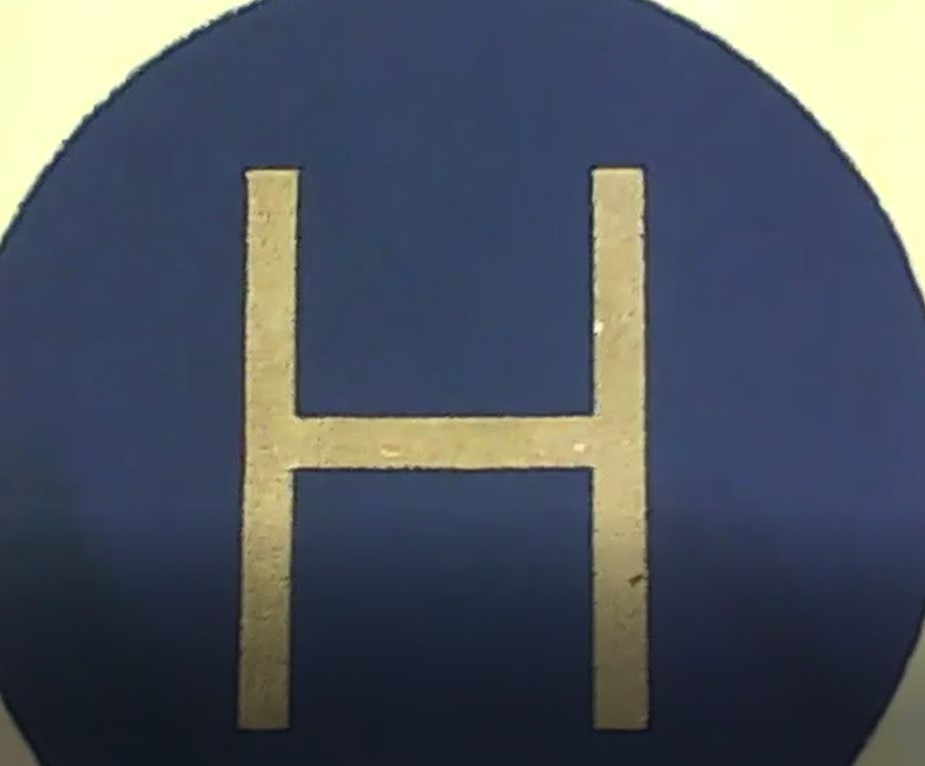
#> input picture video_detect/red.jpg, 925 x 766 px, given in place of the camera
$ python line_contours_withlog.py
#> lines starting #> are read from the running program, lines starting #| are printed output that depends on the picture; after the words box and inside, x2 and y2 are one past the last pixel; in counts of white or black regions, pixels touching at a corner belong together
import cv2
import numpy as np
#screen resolution
X=160
Y=120
center =  (int(X/2),int(Y/2))
center_x = int(X/2)
center_y = int(Y/2)
cross_size = 5
cap = cv2.VideoCapture(1)
FixedText_array=[]
#VideoWriter
fourcc = cv2.VideoWriter_fourcc('M','P','4','V') #指定影像編碼方式
out = cv2.VideoWriter('output.mp4', fourcc, 20.0, (480,  360))

#建立空frame2
blank_width=1280
blank_height=960

cap.set(3, X)
cap.set(4, Y)
SetFixedText_seq=0
def WriteText(frame2, text, seq): #(frame,文字,第幾個)
    Y_offset=0
    font_gap_px=20

    font_start_Y_px = seq*font_gap_px
    cv2.putText(frame2, text, (0, Y+Y_offset+font_start_Y_px), cv2.FONT_HERSHEY_SIMPLEX, 0.5, (201, 194, 9), 1, cv2.LINE_AA)

def SetFixedText(text):
    global SetFixedText_seq
    global FixedText_array
    # print(FixedText_array[SetFixedText_seq])
    FixedText_array.append(text)

    SetFixedText_seq = SetFixedText_seq+1

def WriteFixedText(frame2): #(frame,文字,第幾個)
    X_offset=0
    #font_gap_px=20

    global SetFixedText_seq
    global FixedText_array

    #font_start_Y_px = SetFixedText_seq*font_gap_px
    for i in range (len(FixedText_array)):
        cv2.putText(frame2, FixedText_array[i], (X+X_offset,50), cv2.FONT_HERSHEY_SIMPLEX, 0.5, (201, 194, 9), 1, cv2.LINE_AA)

def distanceCalculate(p1, p2):
    """p1 and p2 in format (x1,y1) and (x2,y2) tuples"""
    dis = ((p2[0] - p1[0]) ** 2 + (p2[1] - p1[1]) ** 2) ** 0.5
    return dis
while True:
    ret, frame = cap.read()
#> frame is the input picture: shape (766, 925, 3); mean B, G, R 95, 83.6, 76.4

    frame2=np.zeros((blank_height, blank_width,3),np.uint8)

    #frame = cv2.imread('./webcam/opencv_frame_0.png')
    low_b = np.uint8([255,255,255])
    high_b = np.uint8([50,50,50])
    mask = cv2.inRange(frame, high_b, low_b)
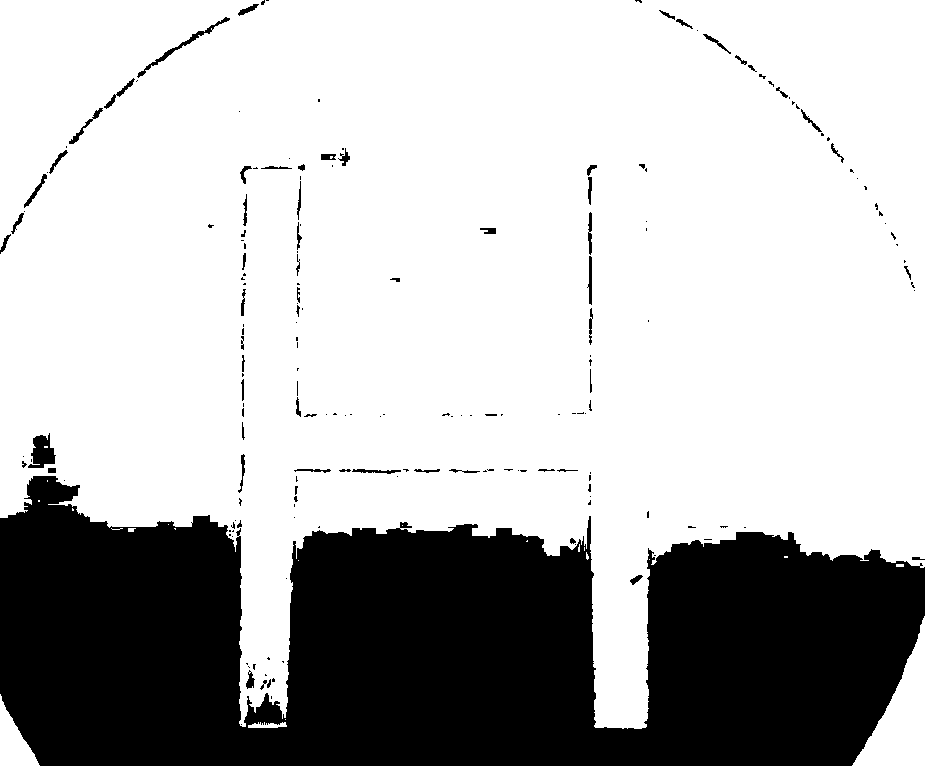
#> mask: shape (766, 925); 72.5% white; 187 black regions (123 under 20 px), largest, box (x1, y1, x2, y2) and area: (0, 476, 925, 766) 189350, (28, 433, 56, 468) 590, (137, 17, 230, 78) 408
    remask = cv2.bitwise_not(mask)
#> remask: shape (766, 925); 27.5% white; 187 white regions (123 under 20 px)
    contours, hierarchy = cv2.findContours(remask, 1, cv2.CHAIN_APPROX_SIMPLE)
#> contours = 212 contours, 164 with area under 20; largest, box (x1, y1, x2, y2) and area: (0, 476, 925, 766) 187814, (28, 433, 56, 468) 530, (137, 17, 230, 78) 302, (247, 721, 288, 729) 209, (69, 108, 103, 144) 126
    cv2.line(frame, (center_x, center_y-cross_size), (center_x, center_y+cross_size), (0, 0, 255), 1)
#> frame: shape (766, 925, 3); under 0.01% of pixels changed, all inside (x1, y1, x2, y2) = (80, 55, 81, 66)
    cv2.line(frame, (center_x-cross_size, center_y), (center_x+cross_size, center_y), (0, 0, 255), 1)
#> frame: shape (766, 925, 3); mean B, G, R 95, 83.6, 76.4
    if len(contours) > 0 :
        c = max(contours, key=cv2.contourArea)
#> c = contour of 1098 points, box (x1, y1, x2, y2) (0, 476, 925, 766), area 187814
        M = cv2.moments(c)
#> M = moments, m00 187814, centre m10/m00, m01/m00 = (436.8, 648.7)

        # [8 lines of commented-out code are left out]

        if M["m00"] !=0 :
            cx = int(M['m10']/M['m00'])
#> cx = 436
            cy = int(M['m01']/M['m00'])
#> cy = 648
            print("X : "+str(cx)+" Y : "+str(cy))
#| X : 436 Y : 648
            # [7 lines of commented-out code are left out]
            cv2.circle(frame, (cx,cy), 5, (0,0,255), -1)
#> frame: shape (766, 925, 3); mean B, G, R 95, 83.6, 76.4
            #centroid line
            cv2.line(frame,  center, (cx,cy), (0,255,255), 1)
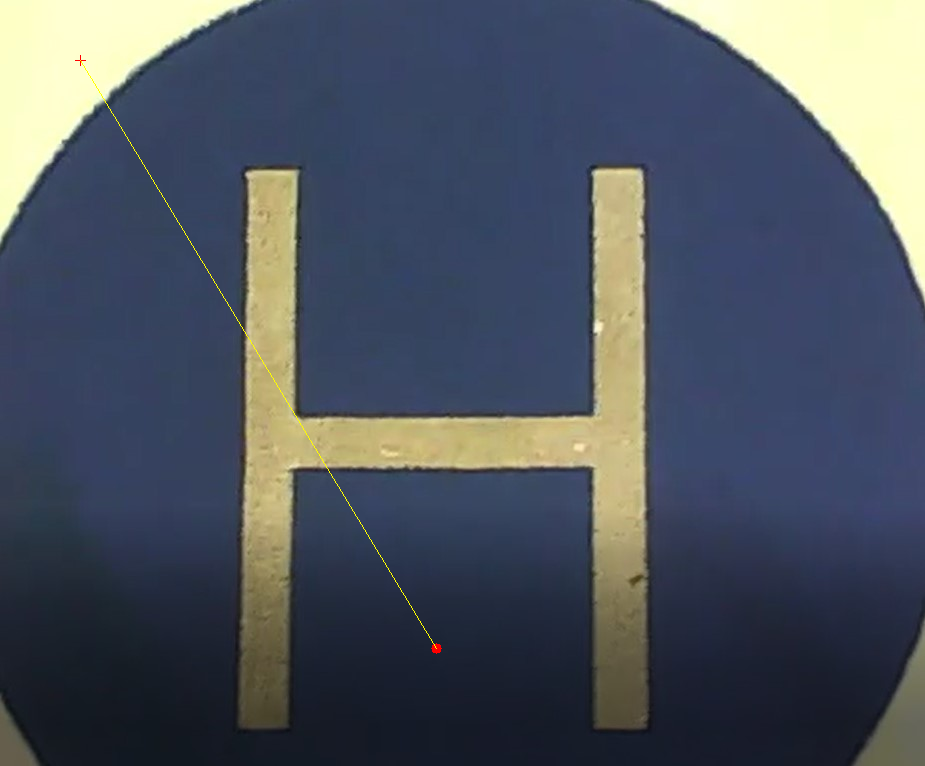
#> frame: shape (766, 925, 3); mean B, G, R 94.9, 83.8, 76.6
            #BGR
            cv2.line(frame,  center, (cx,cy), (0,255,255), 1)
            distance = distanceCalculate(center, (cx,cy))
#> distance = 687.4
            WriteText(frame2, "Distance: " + str(distance),1)
#> in WriteText, `cv2.putText(frame2, text, (0, Y+Y_offset+font_start_Y_px), cv2.FONT_HE..`:
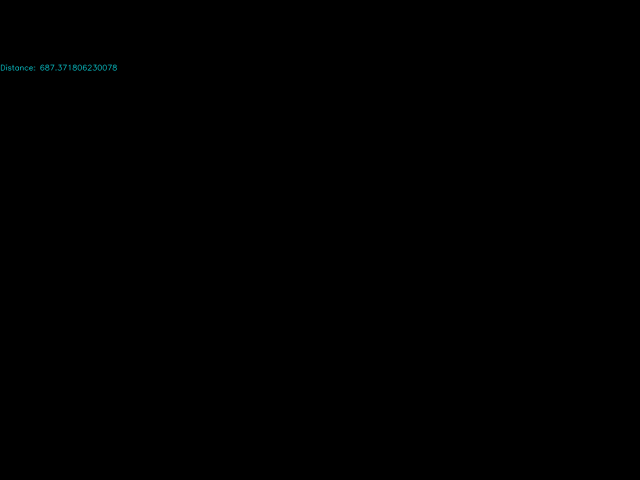
#> frame2: shape (960, 1280, 3) (shown at 1/2 size); mean of channels 0, 1, 2 0.1, 0.1, 0; drawn as B, G, R
            WriteFixedText(frame2)

    else :
        print("I don't see the line")
        SetFixedText("I don't see the line")
    cv2.drawContours(frame, c, -1, (0,255,0), 5)
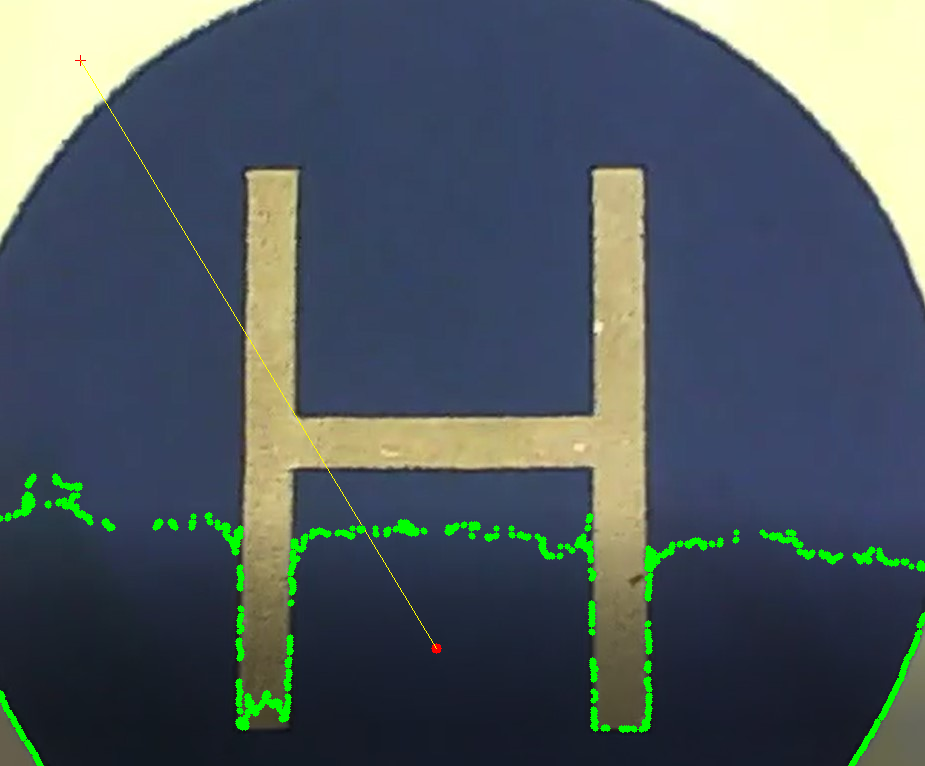
#> frame: shape (766, 925, 3); 1.74% of pixels changed, all inside (x1, y1, x2, y2) = (0, 473, 925, 766)
    cv2.imshow("Mask",remask)
    cv2.imshow("Frame",frame)

    h,w,_ = frame.shape
#> h = 766; w = 925
    frame2[0:h, 0:w] = frame
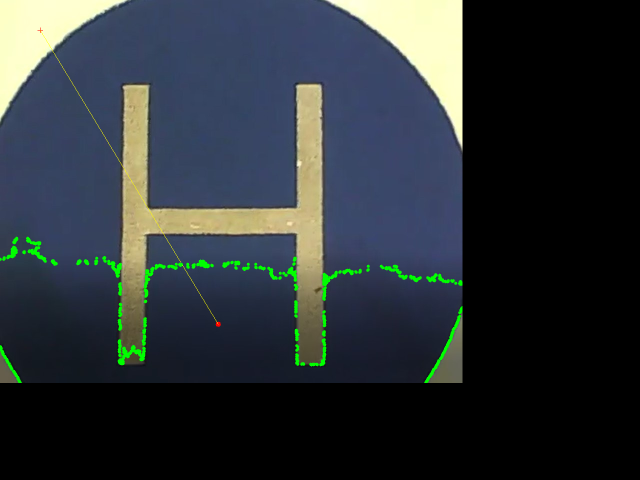
#> frame2: shape (960, 1280, 3) (shown at 1/2 size); mean of channels 0, 1, 2 54.1, 50.3, 43.6; drawn as B, G, R
    cv2.imshow("frame2", frame2)


    out.write(frame2)


    if cv2.waitKey(1) & 0xff == ord('q'):   # 1 is the time in ms
#> (key q is pressed here)
        break
cap.release()
out.release()
cv2.destroyAllWindows()
